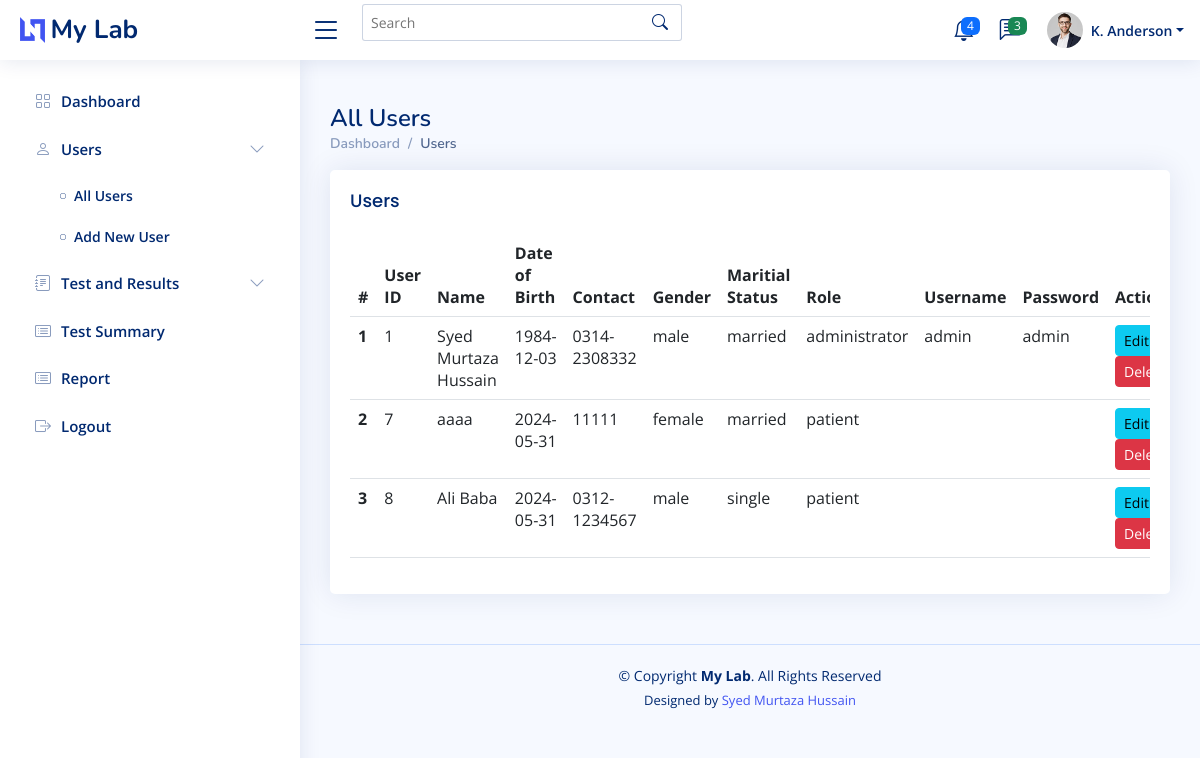
Before: /users.php (signed in) with the older database file.
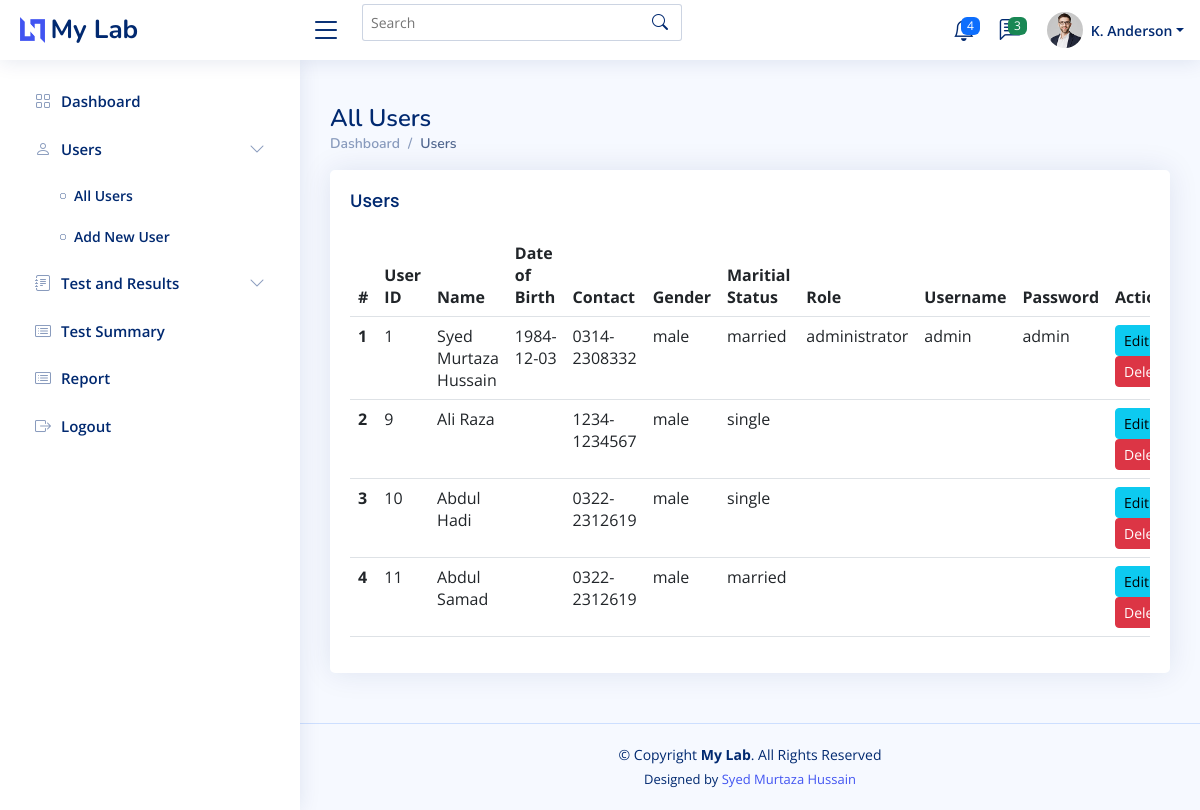
After: the same page with the newer database file.
### tables this page shows
CREATE TABLE `persons` (
  `person_id` int(11) NOT NULL,
  `name` varchar(64) NOT NULL,
  `dob` date DEFAULT NULL,
  `age` decimal(10,0) NOT NULL,
  `contact` varchar(16) DEFAULT NULL,
  `gender_id` int(11) DEFAULT NULL,
  `ms_id` int(11) DEFAULT NULL,
  `role_id` int(11) DEFAULT NULL
);

CREATE TABLE `genders` (
  `gender_id` int(11) NOT NULL,
  `gender` varchar(16) NOT NULL
);

CREATE TABLE `maritial_statuses` (
  `ms_id` int(11) NOT NULL,
  `status` varchar(16) NOT NULL
);

CREATE TABLE `roles` (
  `role_id` int(11) NOT NULL,
  `role` varchar(16) NOT NULL
);

### users.php (the view)
<?php
require('./include/header.php');
$sql = "SELECT *,persons.person_id as person_id FROM `persons`
LEFT JOIN `logins` ON `persons`.person_id = `logins`.person_id
LEFT JOIN `genders` ON `persons`.gender_id = `genders`.gender_id
LEFT JOIN `roles` ON `persons`.role_id = `roles`.role_id
LEFT JOIN `maritial_statuses` ON `persons`.ms_id = `maritial_statuses`.ms_id
";
$result = mysqli_query($conn,$sql);
?>
<main id="main" class="main">
  <div class="pagetitle">
    <h1>All Users</h1>
    <nav>
      <ol class="breadcrumb">
        <li class="breadcrumb-item"><a href="dashboard.php">Dashboard</a></li>
        <li class="breadcrumb-item active">Users</li>
      </ol>
    </nav>
  </div>
  <section class="section">
    <div class="row">
      <div class="col-lg-12">
        <div class="card">
          <div class="card-body">
            <h5 class="card-title">Users</h5>
            <div class="table-responsive">
              <table class="table datatable">
                <thead>
                <tr>
                  <th scope="col">#</th>
                  <th scope="col">User ID</th>
                  <th scope="col">Name</th>
                  <th scope="col">Date of Birth</th>
                  <th scope="col">Contact</th>
                  <th scope="col">Gender</th>
                  <th scope="col">Maritial Status</th>
                  <th scope="col">Role</th>
                  <th scope="col">Username</th>
                  <th scope="col">Password</th>
                  <th scope="col">Actions</th>
                </tr>
              </thead>
              <tbody>
                <?php $srno=1; while($data = mysqli_fetch_assoc($result)) {?>
                <tr>
                  <th scope="row"><?php echo $srno;?></th>
                  <td><?php echo $data['person_id']?></td>
                  <td><?php echo $data['name']?></td>
                  <td><?php echo $data['dob']?></td>
                  <td><?php echo $data['contact']?></td>
                  <td><?php echo $data['gender']?></td>
                  <td><?php echo $data['status']?></td>
                  <td><?php echo $data['role']?></td>
                  <td><?php echo $data['username']?></td>
                  <td><?php echo $data['password']?></td>
                  <td>
                    <a class="btn btn-sm btn-info" href="edituser.php?person_id=<?php echo $data["person_id"];?>">Edit</a> |
                    <a class="btn btn-sm btn-danger" href="deleteuser.php?person_id=<?php echo $data["person_id"];?>" onclick="return confirm('Are you sure you want to delete this item?');">Delete</a>
                  </td>
                </tr>
                <?php $srno++; }?>
              </tbody>
            </table>
          </div>
          </div>
        </div>
      </div>
    </div>
  </section>
</main>
<?php require('./include/footer.php'); ?>

### include/connection.php (shortened to what this page needs)
<?php
$database = "mylab2_db";
echo "$database Connected successfully";
?>

### include/header.php (shortened to what this page needs)
<?php
require('./include/connection.php');
$filename = basename($_SERVER['PHP_SELF']);
?>
<!DOCTYPE html>
<html lang="en">
<head>
  <link href="assets/vendor/bootstrap/css/bootstrap.min.css" rel="stylesheet">
  <link href="assets/vendor/bootstrap-icons/bootstrap-icons.css" rel="stylesheet">
  <link href="assets/vendor/boxicons/css/boxicons.min.css" rel="stylesheet">
  <link href="assets/vendor/quill/quill.snow.css" rel="stylesheet">
  <link href="assets/vendor/quill/quill.bubble.css" rel="stylesheet">
  <link href="assets/vendor/remixicon/remixicon.css" rel="stylesheet">
  <link href="assets/vendor/simple-datatables/style.css" rel="stylesheet">
  <link href="assets/css/style.css" rel="stylesheet">
</head>
<body>
  <header id="header" class="header fixed-top d-flex align-items-center">
    <div class="d-flex align-items-center justify-content-between">
      <a href="dashboard.php" class="logo d-flex align-items-center">
        <img src="assets/img/logo.png" alt="">
        <span class="d-none d-lg-block">My Lab</span>
      </a>
      <i class="bi bi-list toggle-sidebar-btn"></i>
    </div>
    <div class="search-bar">
      <form class="search-form d-flex align-items-center" method="POST" action="#">
        <input type="text" name="query" placeholder="Search" title="Enter search keyword">
        <button type="submit" title="Search"><i class="bi bi-search"></i></button>
      </form>
    </div>
    <nav class="header-nav ms-auto">
      <ul class="d-flex align-items-center">
        <li class="nav-item dropdown">
          <a class="nav-link nav-icon" href="#" data-bs-toggle="dropdown">
            <span class="badge bg-primary badge-number">4</span>
          </a>
        </li>
        <li class="nav-item dropdown">
          <a class="nav-link nav-icon" href="#" data-bs-toggle="dropdown">
            <span class="badge bg-success badge-number">3</span>
          </a>
        </li>
        <li class="nav-item dropdown pe-3">
          <a class="nav-link nav-profile d-flex align-items-center pe-0" href="#" data-bs-toggle="dropdown">
            <img src="assets/img/profile-img.jpg" alt="Profile" class="rounded-circle">
            <span class="d-none d-md-block dropdown-toggle ps-2">K. Anderson</span>
          </a>
        </li>
      </ul>
    </nav>
  </header>
  <aside id="sidebar" class="sidebar">
    <ul class="sidebar-nav" id="sidebar-nav">
      <li class="nav-item">
        <a class="nav-link collapsed" href="dashboard.php">
          <i class="bi bi-grid"></i>
          <span>Dashboard</span>
        </a>
      </li>
      <li class="nav-item">
        <a class="nav-link collapsed" data-bs-target="#users-nav" data-bs-toggle="collapse" href="#">
          <i class="bi bi-person"></i><span>Users</span><i class="bi bi-chevron-down ms-auto"></i>
        </a>
        <ul id="users-nav" class="nav-content collapse <?php if($filename == 'users.php' || $filename == 'addnewuser.php'){echo 'show';}?>" data-bs-parent="#sidebar-nav">
          <li>
            <a href="users.php">
              <i class="bi bi-circle"></i><span>All Users</span>
            </a>
          </li>
          <li>
            <a href="addnewuser.php">
              <i class="bi bi-circle"></i><span>Add New User</span>
            </a>
          </li>
        </ul>
      </li>
      <li class="nav-item">
        <a class="nav-link collapsed" data-bs-target="#testresult-nav" data-bs-toggle="collapse" href="#">
          <i class="bi bi-journal-text"></i><span>Test and Results</span><i class="bi bi-chevron-down ms-auto"></i>
        </a>
      </li>
      <li class="nav-item">
        <a class="nav-link collapsed" href="test_summary.php">
          <i class="bi bi-card-list"></i>
          <span>Test Summary</span>
        </a>
      </li>
      <li class="nav-item">
        <a class="nav-link collapsed" href="report.php">
          <i class="bi bi-card-list"></i>
          <span>Report</span>
        </a>
      </li>
      <li class="nav-item">
        <a class="nav-link collapsed" href="signout.php">
          <i class="bi bi-box-arrow-right"></i>
          <span>Logout</span>
        </a>
      </li>
    </ul>
  </aside>

### include/footer.php (shortened to what this page needs)
<footer id="footer" class="footer">
    <div class="copyright">
      &copy; Copyright <strong><span>My Lab</span></strong>. All Rights Reserved
    </div>
    <div class="credits">
      Designed by <a href="#">Syed Murtaza Hussain</a>
    </div>
  </footer>
</body>
</html>

### assets/css/style.css (style rules this page uses)
:root { scroll-behavior: smooth; }
body { font-family: "Open Sans", sans-serif; background: #f6f9ff; color: #444444; }
a { color: #4154f1; text-decoration: none; }
h1, h2, h3, h4, h5, h6 { font-family: "Nunito", sans-serif; }
#main { margin-top: 60px; padding: 20px 30px; transition: all 0.3s; }
.pagetitle { margin-bottom: 10px; }
.pagetitle h1 { font-size: 24px; margin-bottom: 0; font-weight: 600; color: #012970; }
.card { margin-bottom: 30px; border: none; border-radius: 5px; box-shadow: 0px 0 30px rgba(1, 41, 112, 0.1); }
.card-title { padding: 20px 0 15px 0; font-size: 18px; font-weight: 500; color: #012970; font-family: "Poppins", sans-serif; }
.card-body { padding: 0 20px 20px 20px; }
.breadcrumb { font-size: 14px; font-family: "Nunito", sans-serif; color: #899bbd; font-weight: 600; }
.breadcrumb a { color: #899bbd; transition: 0.3s; }
.breadcrumb .breadcrumb-item::before { color: #899bbd; }
.breadcrumb .active { color: #51678f; font-weight: 600; }
.logo { line-height: 1; }
@media (min-width: 1200px) { .logo { width: 280px; } }
.logo img { max-height: 26px; margin-right: 6px; }
.logo span { font-size: 26px; font-weight: 700; color: #012970; font-family: "Nunito", sans-serif; }
.header { transition: all 0.5s; z-index: 997; height: 60px; box-shadow: 0px 2px 20px rgba(1, 41, 112, 0.1); background-color: #fff; padding-left: 20px; }
.header .toggle-sidebar-btn { font-size: 32px; padding-left: 10px; cursor: pointer; color: #012970; }
.header .search-bar { min-width: 360px; padding: 0 20px; }
.header .search-form { width: 100%; }
.header .search-form input { border: 0; font-size: 14px; color: #012970; border: 1px solid rgba(1, 41, 112, 0.2); padding: 7px 38px 7px 8px; border-radius: 3px; transition: 0.3s; width: 100%; }
.header .search-form button { border: 0; padding: 0; margin-left: -30px; background: none; }
.header .search-form button i { color: #012970; }
.header-nav ul { list-style: none; }
.header-nav>ul { margin: 0; padding: 0; }
.header-nav .nav-icon { font-size: 22px; color: #012970; margin-right: 25px; position: relative; }
.header-nav .nav-profile { color: #012970; }
.header-nav .nav-profile img { max-height: 36px; }
.header-nav .nav-profile span { font-size: 14px; font-weight: 600; }
.header-nav .badge-number { position: absolute; inset: -2px -5px auto auto; font-weight: normal; font-size: 12px; padding: 3px 6px; }
.sidebar { position: fixed; top: 60px; left: 0; bottom: 0; width: 300px; z-index: 996; transition: all 0.3s; padding: 20px; overflow-y: auto; scrollbar-width: thin; scrollbar-color: #aab7cf transparent; box-shadow: 0px 0px 20px rgba(1, 41, 112, 0.1); background-color: #fff; }
@media (min-width: 1200px) { #main, #footer { margin-left: 300px; } }
.sidebar-nav { padding: 0; margin: 0; list-style: none; }
.sidebar-nav li { padding: 0; margin: 0; list-style: none; }
.sidebar-nav .nav-item { margin-bottom: 5px; }
.sidebar-nav .nav-link { display: flex; align-items: center; font-size: 15px; font-weight: 600; color: #4154f1; transition: 0.3; background: #f6f9ff; padding: 10px 15px; border-radius: 4px; }
.sidebar-nav .nav-link i { font-size: 16px; margin-right: 10px; color: #4154f1; }
.sidebar-nav .nav-link.collapsed { color: #012970; background: #fff; }
.sidebar-nav .nav-link.collapsed i { color: #899bbd; }
.sidebar-nav .nav-link .bi-chevron-down { margin-right: 0; transition: transform 0.2s ease-in-out; }
.sidebar-nav .nav-content { padding: 5px 0 0 0; margin: 0; list-style: none; }
.sidebar-nav .nav-content a { display: flex; align-items: center; font-size: 14px; font-weight: 600; color: #012970; transition: 0.3; padding: 10px 0 10px 40px; transition: 0.3s; }
.sidebar-nav .nav-content a i { font-size: 6px; margin-right: 8px; line-height: 0; border-radius: 50%; }
.footer { padding: 20px 0; font-size: 14px; transition: all 0.3s; border-top: 1px solid #cddfff; }
.footer .copyright { text-align: center; color: #012970; }
.footer .credits { padding-top: 5px; text-align: center; font-size: 13px; color: #012970; }

Changed rows visible on the page:
removed persons: person_id "7", name "aaaa", dob "2024-05-31", contact "11111", gender.gender "female", ms.status "married", role.role "patient"
removed persons: person_id "8", name "Ali Baba", dob "2024-05-31", contact "0312-1234567", gender.gender "male", ms.status "single", role.role "patient"
added persons: person_id "9", name "Ali Raza", contact "1234-1234567", gender.gender "male", ms.status "single"
added persons: person_id "10", name "Abdul Hadi", contact "0322-2312619", gender.gender "male", ms.status "single"
added persons: person_id "11", name "Abdul Samad", contact "0322-2312619", gender.gender "male", ms.status "married"
